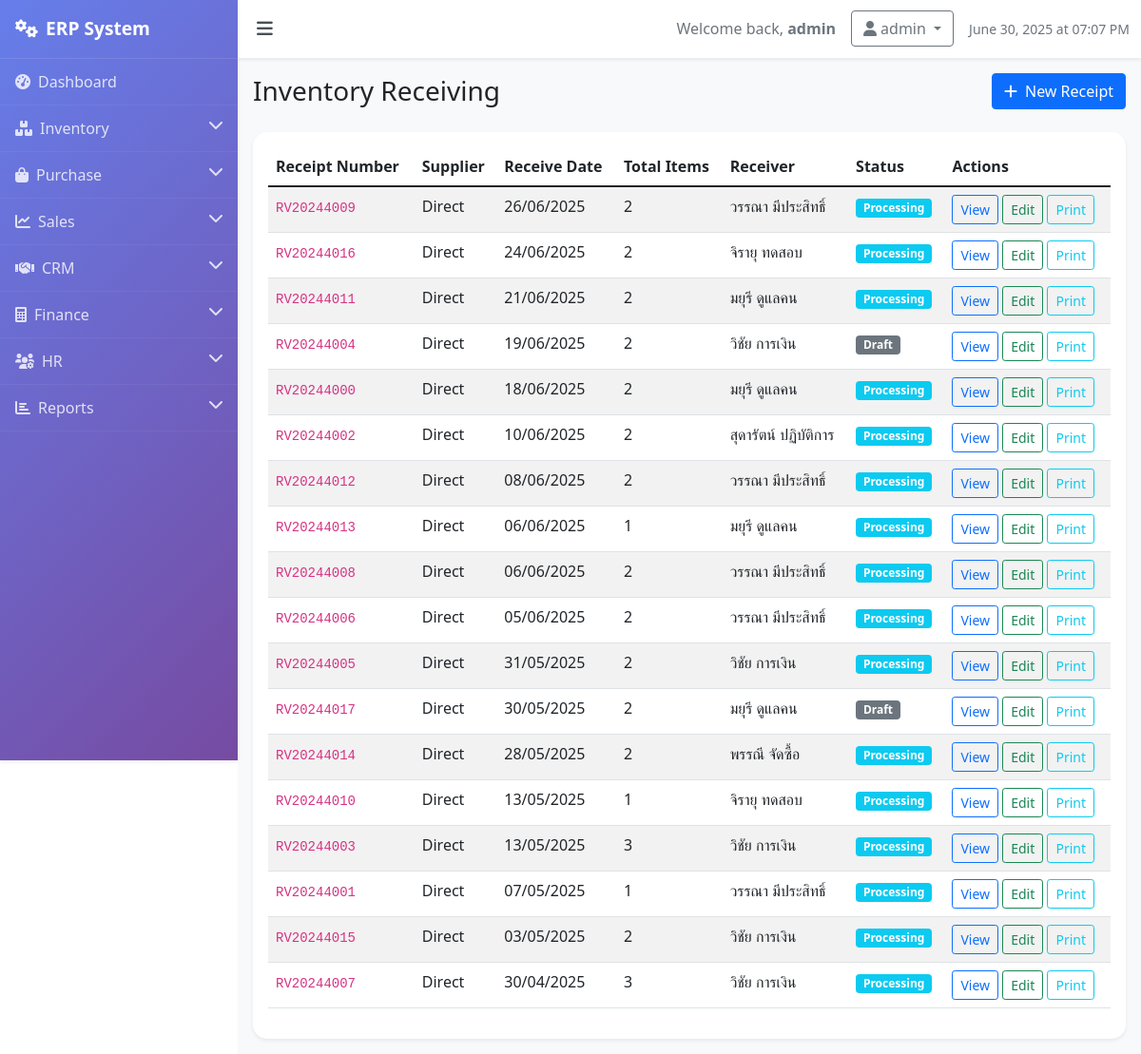
The app's page /inventory/receive (signed in) with its own data.
### models.py (models this page shows)
class InventoryReceive(db.Model):
    id = db.Column(db.Integer, primary_key=True)
    receive_number = db.Column(db.String(50), unique=True, nullable=False)
    purchase_order_id = db.Column(db.Integer, db.ForeignKey('purchase_order.id'))
    vendor_id = db.Column(db.Integer, db.ForeignKey('vendor.id'), nullable=False)
    receive_date = db.Column(db.DateTime, default=lambda: datetime.now(timezone.utc))
    status = db.Column(db.String(20), default='draft')  # draft, confirmed, completed
    notes = db.Column(db.Text)
    received_by = db.Column(db.String(100))
    items = db.relationship('InventoryReceiveItem', backref='receive', lazy=True, cascade='all, delete-orphan')
    vendor = db.relationship('Vendor', backref='inventory_receives')
    purchase_order = db.relationship('PurchaseOrder', backref='inventory_receives')

### routes.py (the view)
    @app.route('/inventory/receive')
    def inventory_receive():
        if 'user_id' not in session:
            return redirect(url_for('login'))
        receives = InventoryReceive.query.order_by(InventoryReceive.receive_date.desc()).all()
        return render_template('inventory/receive.html', receives=receives)

### templates/inventory/receive.html (shortened to what this page needs)
{% extends "base.html" %}
{% block content %}
<div class="d-flex justify-content-between align-items-center mb-4">
    <h1 class="h3 mb-0">Inventory Receiving</h1>
    <a href="{{ url_for('add_inventory_receive') }}" class="btn btn-primary">
        <i class="fas fa-plus me-2"></i>New Receipt
    </a>
</div>
<div class="card">
    <div class="card-body">
        <div class="table-responsive">
            <table class="table table-striped">
                <thead>
                    <tr>
                        <th>Receipt Number</th>
                        <th>Supplier</th>
                        <th>Receive Date</th>
                        <th>Total Items</th>
                        <th>Receiver</th>
                        <th>Status</th>
                        <th>Actions</th>
                    </tr>
                </thead>
                <tbody>
                    {% for receive in receives %}
                    <tr>
                        <td><code>{{ receive.receive_number }}</code></td>
                        <td>{{ receive.supplier.name if receive.supplier else 'Direct' }}</td>
                        <td>{{ receive.receive_date.strftime('%d/%m/%Y') }}</td>
                        <td>{{ receive.items|length if receive.items else 0 }}</td>
                        <td>{{ receive.received_by or 'System' }}</td>
                        <td>
                            {% if receive.status == 'draft' %}
                            <span class="badge bg-secondary">Draft</span>
                            {% elif receive.status == 'received' %}
                            <span class="badge bg-success">Received</span>
                            {% else %}
                            <span class="badge bg-info">Processing</span>
                            {% endif %}
                        </td>
                        <td>
                            <button class="btn btn-sm btn-outline-primary">View</button>
                            <button class="btn btn-sm btn-outline-success">Edit</button>
                            <button class="btn btn-sm btn-outline-info">Print</button>
                        </td>
                    </tr>
                    {% endfor %}
                </tbody>
            </table>
        </div>
    </div>
</div>
{% endblock %}

### templates/base.html (style rules this page uses)
body { overflow-x: hidden; }
.card { border: none; border-radius: 15px; box-shadow: 0 0.125rem 0.25rem rgba(0, 0, 0, 0.075); transition: transform 0.2s; }

### records on screen
InventoryReceive: receive_number "RV20244009", supplier "Direct", receive_date "26/06/2025", items|length "2", received_by "วรรณา มีประสิทธิ์", status "Processing"
InventoryReceive: receive_number "RV20244016", supplier "Direct", receive_date "24/06/2025", items|length "2", received_by "จิรายุ ทดสอบ", status "Processing"
InventoryReceive: receive_number "RV20244011", supplier "Direct", receive_date "21/06/2025", items|length "2", received_by "มยุรี ดูแลคน", status "Processing"
InventoryReceive: receive_number "RV20244004", supplier "Direct", receive_date "19/06/2025", items|length "2", received_by "วิชัย การเงิน", status "Draft"
InventoryReceive: receive_number "RV20244000", supplier "Direct", receive_date "18/06/2025", items|length "2", received_by "มยุรี ดูแลคน", status "Processing"
InventoryReceive: receive_number "RV20244002", supplier "Direct", receive_date "10/06/2025", items|length "2", received_by "สุดารัตน์ ปฏิบัติการ", status "Processing"
InventoryReceive: receive_number "RV20244012", supplier "Direct", receive_date "08/06/2025", items|length "2", received_by "วรรณา มีประสิทธิ์", status "Processing"
InventoryReceive: receive_number "RV20244013", supplier "Direct", receive_date "06/06/2025", items|length "1", received_by "มยุรี ดูแลคน", status "Processing"
InventoryReceive: receive_number "RV20244008", supplier "Direct", receive_date "06/06/2025", items|length "2", received_by "วรรณา มีประสิทธิ์", status "Processing"
InventoryReceive: receive_number "RV20244006", supplier "Direct", receive_date "05/06/2025", items|length "2", received_by "วรรณา มีประสิทธิ์", status "Processing"
InventoryReceive: receive_number "RV20244005", supplier "Direct", receive_date "31/05/2025", items|length "2", received_by "วิชัย การเงิน", status "Processing"
InventoryReceive: receive_number "RV20244017", supplier "Direct", receive_date "30/05/2025", items|length "2", received_by "มยุรี ดูแลคน", status "Draft"
InventoryReceive: receive_number "RV20244014", supplier "Direct", receive_date "28/05/2025", items|length "2", received_by "พรรณี จัดซื้อ", status "Processing"
InventoryReceive: receive_number "RV20244010", supplier "Direct", receive_date "13/05/2025", items|length "1", received_by "จิรายุ ทดสอบ", status "Processing"
InventoryReceive: receive_number "RV20244003", supplier "Direct", receive_date "13/05/2025", items|length "3", received_by "วิชัย การเงิน", status "Processing"
InventoryReceive: receive_number "RV20244001", supplier "Direct", receive_date "07/05/2025", items|length "1", received_by "วรรณา มีประสิทธิ์", status "Processing"
InventoryReceive: receive_number "RV20244015", supplier "Direct", receive_date "03/05/2025", items|length "2", received_by "วิชัย การเงิน", status "Processing"
InventoryReceive: receive_number "RV20244007", supplier "Direct", receive_date "30/04/2025", items|length "3", received_by "วิชัย การเงิน", status "Processing"

### other values on screen
{{ session.username }} "admin"
